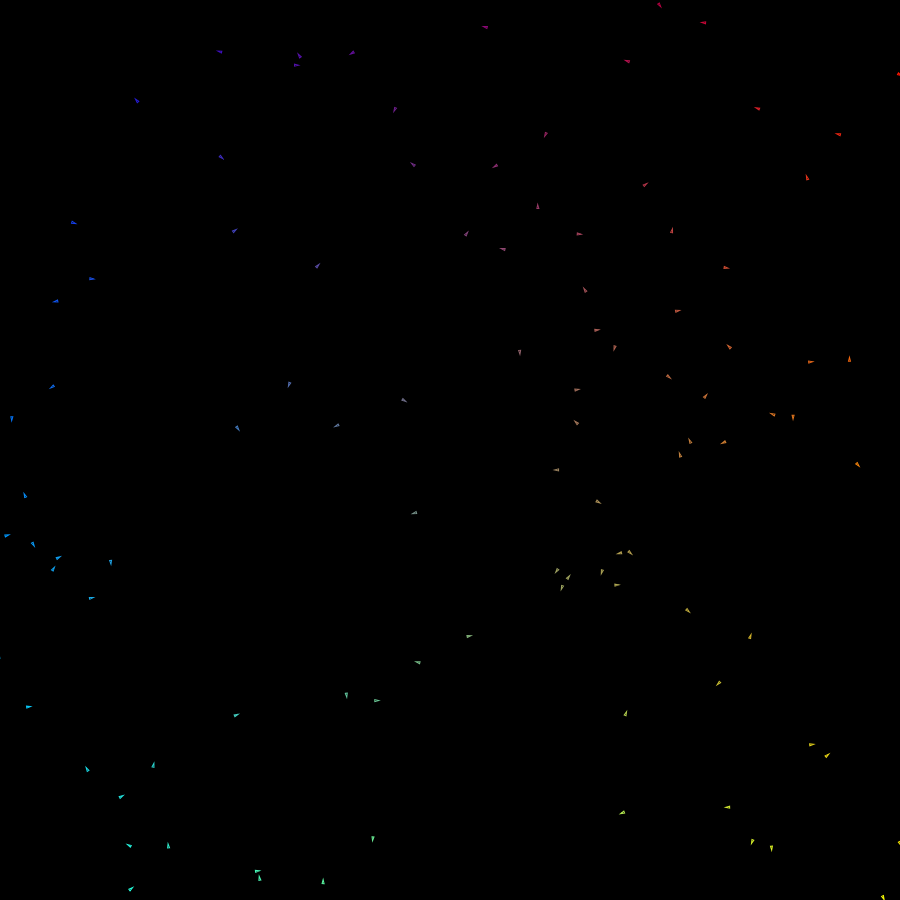
Frame 1 (no input)
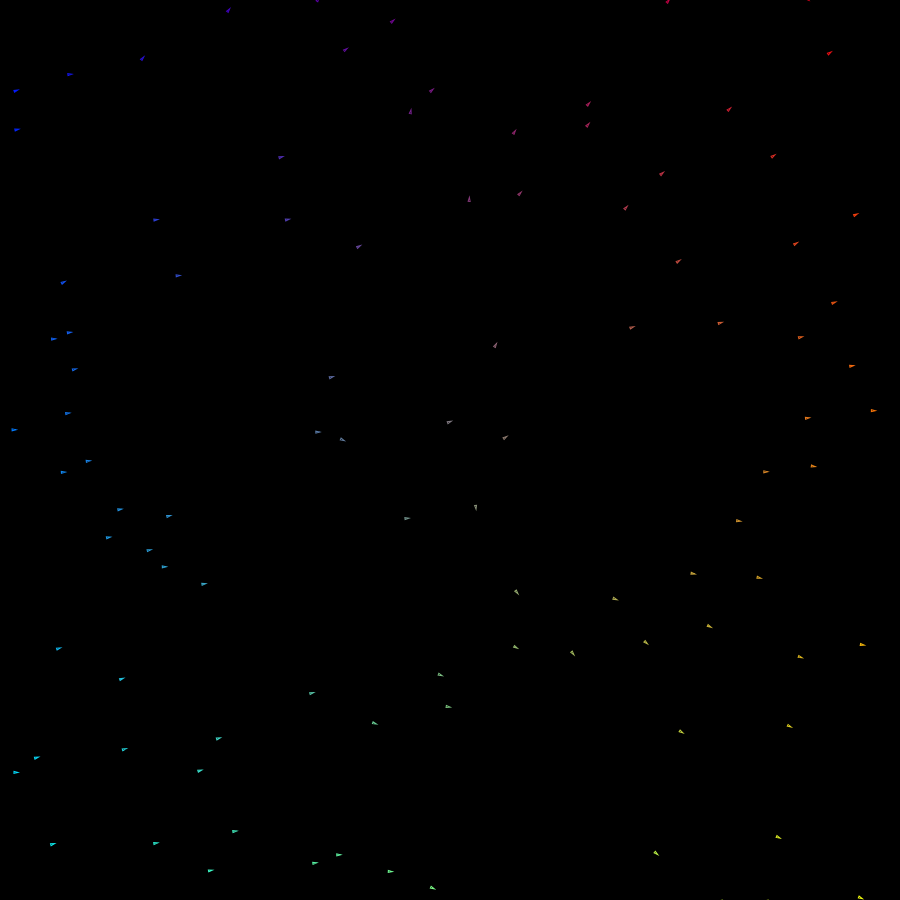
Frame 60 (no input)
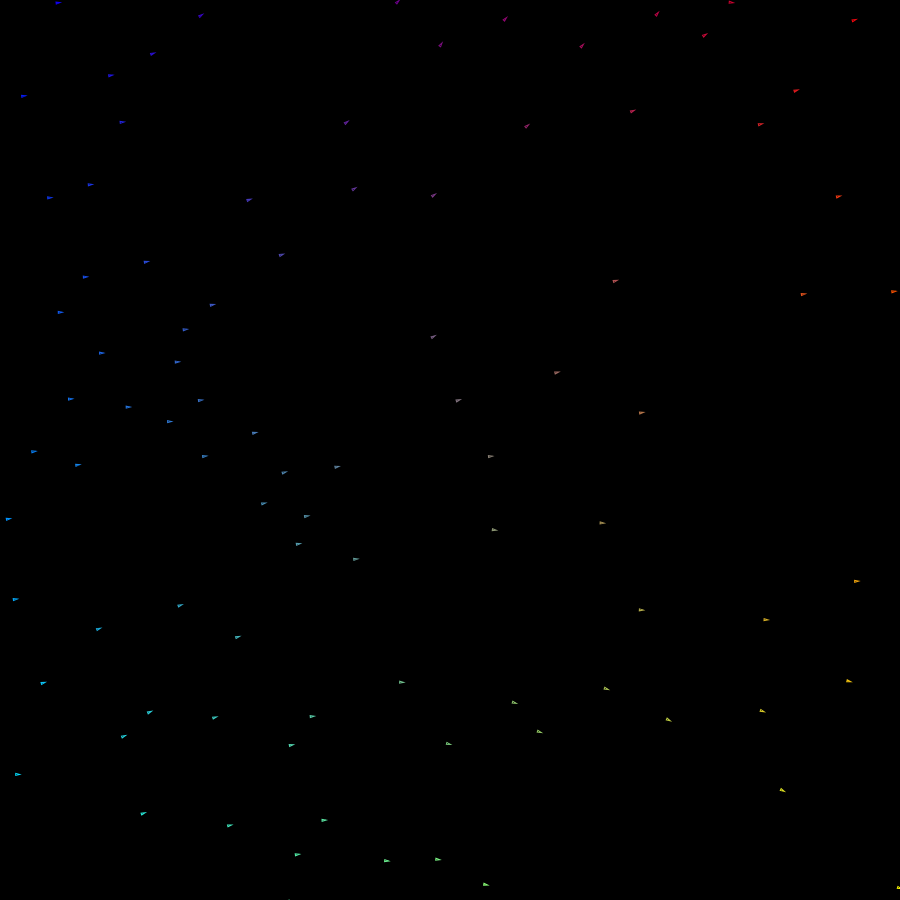
Frame 120 (the mouse pressed at the canvas centre since frame 60)

The p5.js sketch that drew these frames (run headless with seeded random() and noise() and a simulated clock; from frame 60 on, the mouse is pressed at the canvas centre):

// p5.js sketch
// ── sketch.js
let mvrs = []

function setup() {
  createCanvas(900, 900)
  for(let i = 0; i < 100; i++) {
    mvrs.push(new Mover())
  }
}

function draw() {
  background(0)
  for(let i = 0; i < mvrs.length; i++) {
    let mvr = mvrs[i]
    mvr.flock(mvrs, 1, 1.5, 1).run() // Cohesion, Separation, Alignment
  }
}
// ── vehicle.js
function Mover() {
    this.pos = createVector(random(width), random(height))
    this.vel = p5.Vector.random2D()
    this.acc = createVector()
    this.maxspeed = 3
    this.maxforce = 0.0625
    this.r = 2
}
Mover.prototype.applyForce = function(force) {
    this.acc.add(force)
    return this
}
Mover.prototype.update = function() {
    this.vel.add(this.acc)
    this.vel.limit(this.maxspeed)
    this.pos.add(this.vel)
    this.acc.mult(0)
    return this
}
Mover.prototype.show = function() {
    push()
    let r = map(this.pos.x, 0, width, 0, 255)
    let g = map(this.pos.y, 0, height, 0, 255)
    let b = map(this.pos.x, 0, width, 255, 0)
    stroke(r, g, b)
    translate(this.pos.x, this.pos.y)
    rotate(this.vel.heading() - radians(90))
    noFill()
    triangle(-this.r / 2, 0, this.r / 2, 0, 0, this.r * 2)
    pop()
    return this
}
Mover.prototype.edges = function() {
    if(this.pos.x > width) {
        this.pos.x = -this.r
    } else if(this.pos.x < -this.r) {
        this.pos.x = width + this.r
    }
    if(this.pos.y > height) {
        this.pos.y = -this.r
    } else if(this.pos.y < -this.r) {
        this.pos.y = height + this.r
    }
    return this
}
Mover.prototype.run = function() {
    this.update().edges().show()
}
Mover.prototype.seek = function(target) {
    let des, str
    des = p5.Vector.sub(target, this.pos)
    des.setMag(this.maxspeed)
    str = p5.Vector.sub(des, this.vel)
    str.limit(this.maxforce)

    return str
}
Mover.prototype.cohesion = function(mvrs) {
    let avg = createVector()

    for(let i = 0; i < mvrs.length; i++) {
        let mvr = mvrs[i]
        if(mvr != this) {
            avg.add(mvr.pos)
        }
    }

    if(mvrs.length > 1) {
        avg.div(mvrs.length - 1)
        return this.seek(avg)
    } else {
        return createVector()
    }
}
Mover.prototype.alignment = function(mvrs) {
    let heading = createVector()

    for(let i = 0; i < mvrs.length; i++) {
        let mvr = mvrs[i]
        if(mvr != this) {
            heading.add(mvr.vel)
        }
    }

    if(mvrs.length > 1) {
        heading.setMag(this.maxspeed)
        heading.sub(this.vel) 
        heading.limit(this.maxforce)
        return heading
    } else {
        return createVector()
    }
}
Mover.prototype.separation = function(mvrs, percep) {
    let away = createVector()

    for(let i = 0; i < mvrs.length; i++) {
        let mvr = mvrs[i]
        let dist = p5.Vector.dist(this.pos, mvr.pos)
        if(dist > 0) {
            let diff = p5.Vector.sub(this.pos, mvr.pos)
            diff.normalize()
            diff.div(dist)
            away.add(diff)
        }
    }
    if(mvrs.length > 1) {
        away.setMag(this.maxspeed)
        away.sub(this.vel)
        away.limit(this.maxforce)
        return away
    } else {
        return createVector()
    }
}
Mover.prototype.flock = function(mvrs, cS, sS, aS) {
    let coh = this.cohesion(mvrs).mult(cS)
    let sep = this.separation(mvrs).mult(sS)
    let ali = this.alignment(mvrs).mult(aS)

    this.applyForce(coh).applyForce(sep).applyForce(ali)
    return this
}
